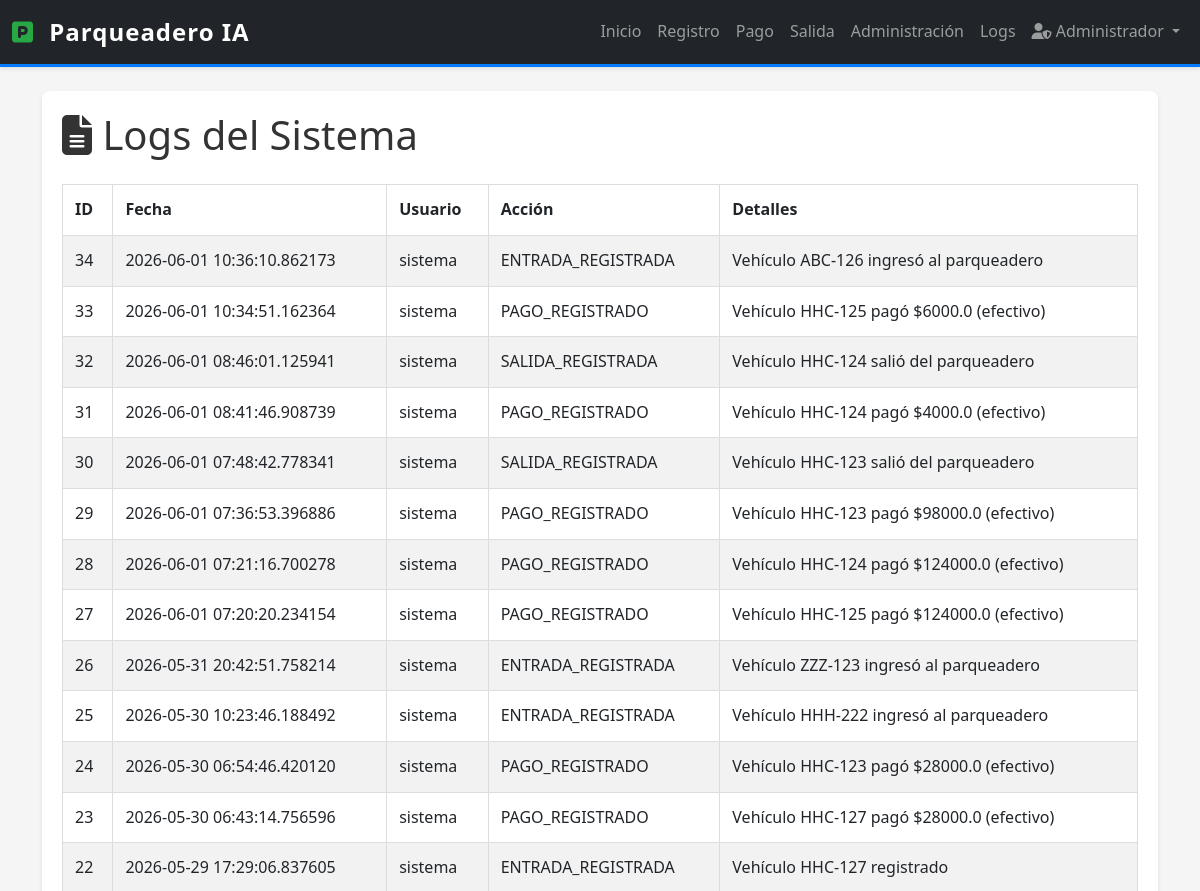
/admin/logs (signed in, upper part), run on an earlier commit of the app's database.
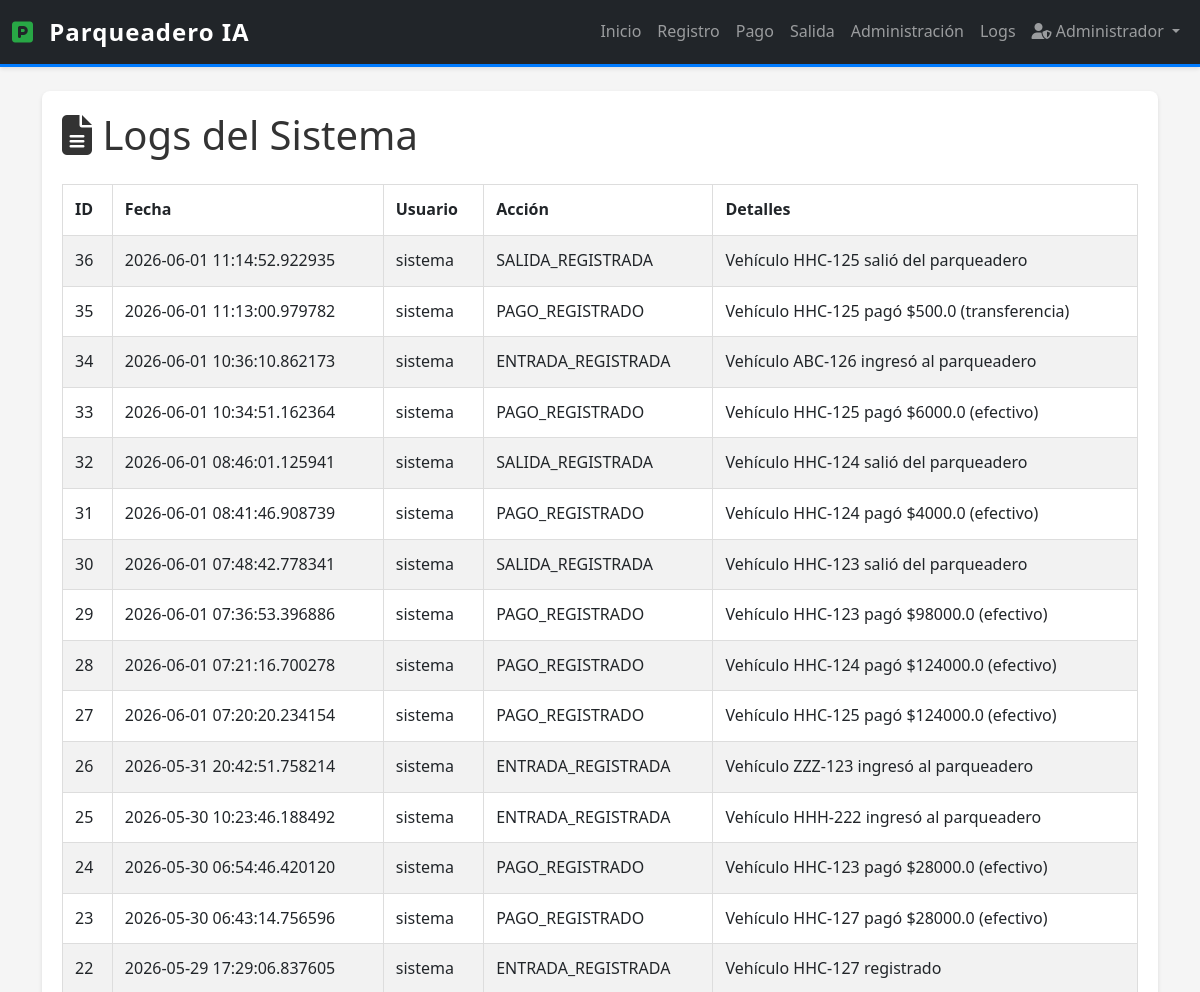
And on a later commit of the database.
### app/models.py (models this page shows, shortened)
class BaseModel(db.Model):
    __abstract__ = True
    id = db.Column(db.Integer, primary_key=True)
    created_at = db.Column(db.DateTime, default=datetime.now, nullable=False)
    updated_at = db.Column(
        db.DateTime, default=datetime.now, onupdate=datetime.now, nullable=False
    )

class SystemLog(BaseModel):
    __tablename__ = "system_logs"
    accion = db.Column(db.String(100), nullable=False)
    detalles = db.Column(db.Text, nullable=True)
    usuario = db.Column(db.String(50), default="sistema", nullable=False)
    ACCIONES_VALIDAS = {
        "ENTRADA_REGISTRADA",
        "SALIDA_REGISTRADA",
        "PAGO_REGISTRADO",
        "PLACA_DETECTADA",
        "ERROR_OCR",
        "LOGIN_ADMIN",
        "LOGOUT_ADMIN",
        "SESION_ADMIN",
        "INICIALIZACION",
    }

### app/routes/admin.py (the view)
@require_admin
def get_logs():
    try:
        logs = SystemLog.query.order_by(SystemLog.created_at.desc()).all()
        return render_template("admin/logs.html", logs=logs)
    except Exception as e:
        return jsonify({"success": False, "error": str(e)}), 500

### app/routes/auth.py (called while the page is built)
def require_admin(f):
    from functools import wraps
    @wraps(f)
    def decorated_function(*args, **kwargs):
        if not session.get("is_admin"):
            return redirect(url_for("admin_login"))
        return f(*args, **kwargs)
    return decorated_function

### app/services/logging_service.py (called while the page is built)
    @staticmethod
    def info(message):
        logger.info(message)

### app/templates/admin/logs.html (shortened to what this page needs)
{% extends "base.html" %}
{% block content %}
<div class="logs-container">
    <h1>
        <i class="fas fa-file-alt"></i> Logs del Sistema
    </h1>
    <table class="table table-striped">
        <thead>
            <tr>
                <th>ID</th>
                <th>Fecha</th>
                <th>Usuario</th>
                <th>Acción</th>
                <th>Detalles</th>
            </tr>
        </thead>
        <tbody>
            {% for log in logs %}
            <tr>
                <td>{{ log.id }}</td>
                <td>{{ log.created_at }}</td>
                <td>{{ log.usuario }}</td>
                <td>{{ log.accion }}</td>
                <td>{{ log.detalles }}</td>
            </tr>
            {% endfor %}
        </tbody>
    </table>
</div>
{% endblock %}

What changed in the data, as far as the page shows it:
added SystemLog: id "36", created_at "2026-06-01 11:14:52.922935", usuario "sistema", accion "SALIDA_REGISTRADA", detalles "Vehículo HHC-125 salió del parqueadero"
added SystemLog: id "35", created_at "2026-06-01 11:13:00.979782", usuario "sistema", accion "PAGO_REGISTRADO", detalles "Vehículo HHC-125 pagó $500.0 (transferencia)"
